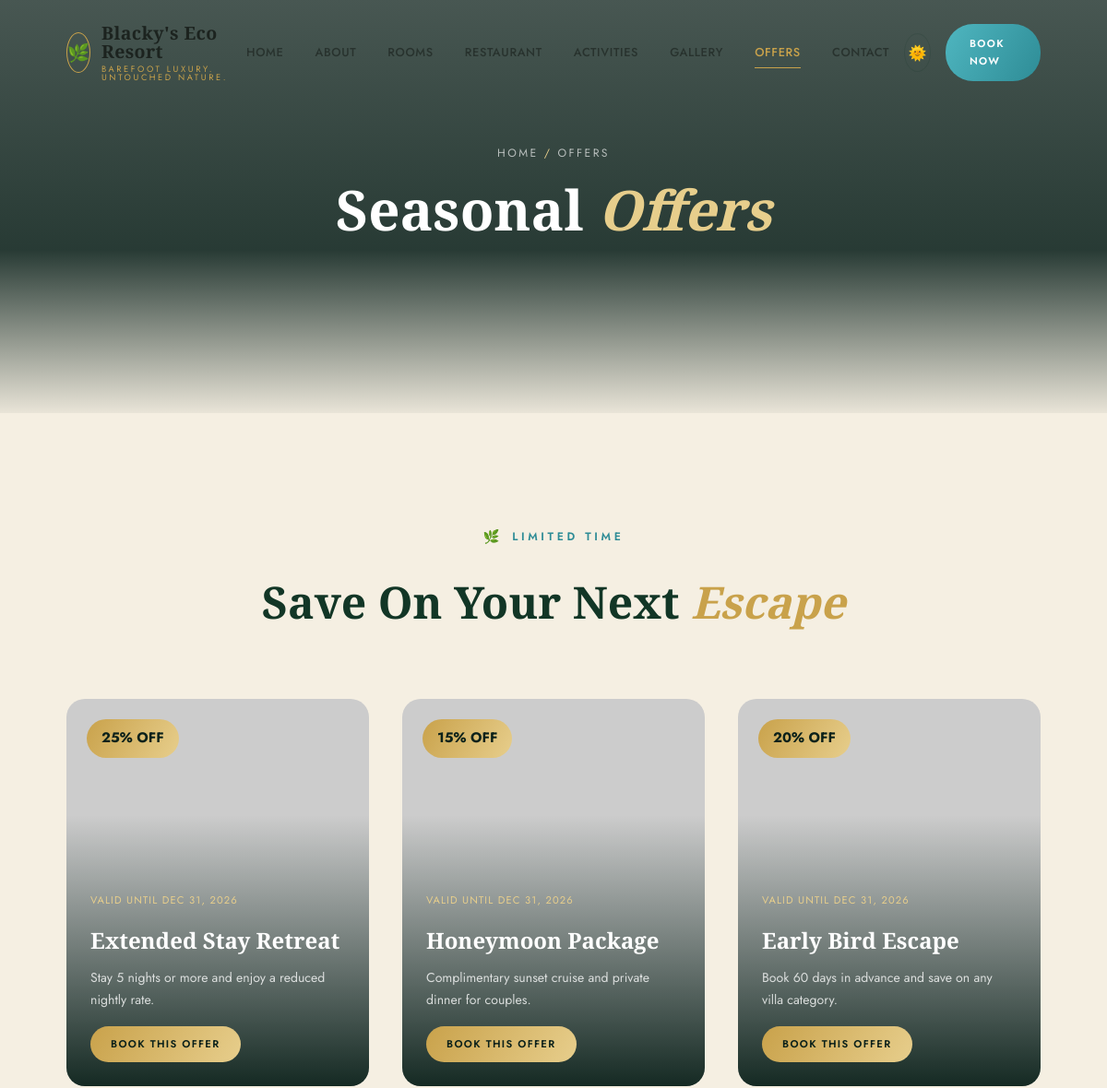
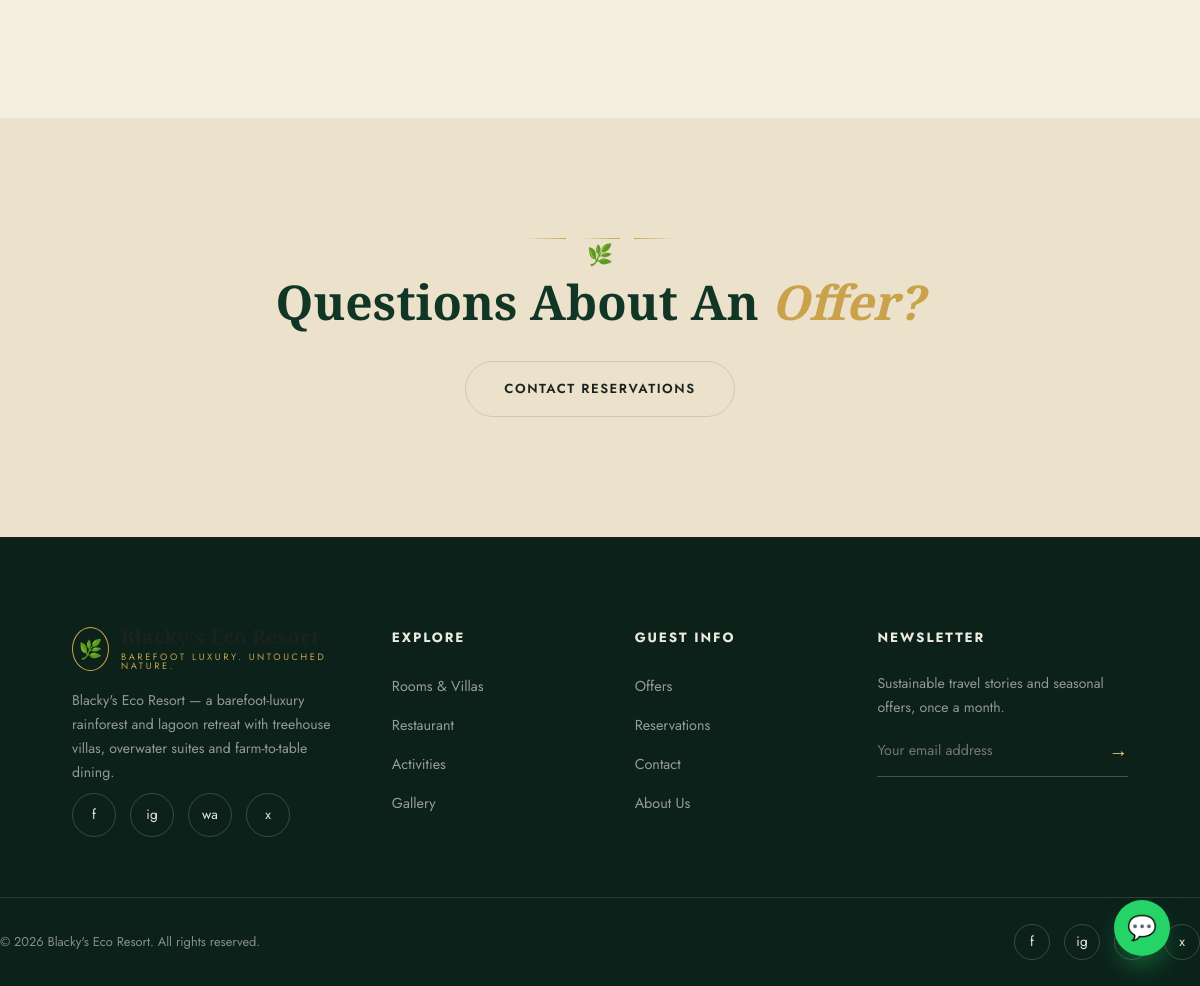
/offers.php, run on the app's committed database (2 pictures, top to bottom).
### tables this page shows
CREATE TABLE settings (
  id INT PRIMARY KEY DEFAULT 1,
  site_name VARCHAR(150) NOT NULL DEFAULT "Blacky's Eco Resort",
  tagline VARCHAR(255) NOT NULL DEFAULT 'Barefoot Luxury. Untouched Nature.',
  phone VARCHAR(40) DEFAULT '+1 555 200 3000',
  whatsapp_number VARCHAR(40) DEFAULT '15552003000',
  email VARCHAR(150) DEFAULT 'stay@blackysecoresort.com',
  address VARCHAR(255) DEFAULT 'Isla Verde Coastal Reserve, Costa Esmeralda',
  logo VARCHAR(255) DEFAULT '',
  hero_video VARCHAR(255) DEFAULT '',
  facebook VARCHAR(255) DEFAULT '#',
  instagram VARCHAR(255) DEFAULT '#',
  twitter VARCHAR(255) DEFAULT '#',
  latitude DECIMAL(10,7) DEFAULT 9.9280900,
  longitude DECIMAL(10,7) DEFAULT -84.0907400,
  currency VARCHAR(5) NOT NULL DEFAULT '$',
  meta_description VARCHAR(300) DEFAULT "Blacky's Eco Resort — a barefoot-luxury rainforest and lagoon retreat with treehouse villas, overwater suites and farm-to-table dining.",
  meta_keywords VARCHAR(300) DEFAULT 'eco resort, luxury resort, treehouse villa, sustainable travel, rainforest resort',
  updated_at DATETIME NOT NULL DEFAULT CURRENT_TIMESTAMP ON UPDATE CURRENT_TIMESTAMP
);

CREATE TABLE offers (
  id INT AUTO_INCREMENT PRIMARY KEY,
  title VARCHAR(150) NOT NULL,
  description TEXT,
  discount_percent DECIMAL(5,2) NOT NULL DEFAULT 0,
  image VARCHAR(255),
  valid_from DATE NOT NULL,
  valid_to DATE NOT NULL,
  status ENUM('active','inactive') NOT NULL DEFAULT 'active',
  created_at DATETIME NOT NULL DEFAULT CURRENT_TIMESTAMP
);

### includes/functions.php (called while the page is built, shortened)
<?php
function e(?string $value): string
{
    return htmlspecialchars((string)$value, ENT_QUOTES, 'UTF-8');
}
function get_settings(): array
{
    static $settings = null;
    if ($settings === null) {
        $pdo = get_pdo();
        $stmt = $pdo->query('SELECT * FROM settings WHERE id = 1 LIMIT 1');
        $settings = $stmt->fetch() ?: [];
    }
    return $settings;
}
function resolve_image(?string $value, string $subfolder): string
{
    if (empty($value)) {
        return 'https://loremflickr.com/700/500/nature,resort';
    }
    if (str_starts_with($value, 'http://') || str_starts_with($value, 'https://')) {
        return $value;
    }
    return UPLOAD_URL . '/' . $subfolder . '/' . $value;
}

### offers.php (the view, shortened to what this page needs)
<?php
require_once __DIR__ . '/includes/functions.php';
$pdo = get_pdo();
$page_key = 'offers';
$offers = $pdo->query("SELECT * FROM offers WHERE status='active' AND valid_to >= CURDATE() ORDER BY id DESC")->fetchAll();
include __DIR__ . '/includes/header.php';
?>
<section class="page-hero">
  <div class="page-hero-bg" style="background-image:url('https://loremflickr.com/1600/900/tropical,sunset,resort');"></div>
  <div class="page-hero-content">
    <div class="breadcrumb">Home <span>/</span> Offers</div>
    <h1>Seasonal <span style="color:var(--gold-light); font-style:italic;">Offers</span></h1>
  </div>
</section>
<section class="section">
  <div class="container">
    <div class="section-head" data-aos="fade-up">
      <div class="eyebrow">Limited Time</div>
      <h2 class="section-title">Save On Your Next <em>Escape</em></h2>
    </div>
    <div class="card-grid">
      <?php foreach ($offers as $offer): ?>
      <div class="offer-card" data-aos="fade-up">
        <img src="<?= e(resolve_image($offer['image'], 'offers')) ?>" alt="<?= e($offer['title']) ?>">
        <span class="offer-badge"><?= (int)$offer['discount_percent'] ?>% OFF</span>
        <div class="offer-content">
          <span class="offer-valid">Valid until <?= e(date('M j, Y', strtotime($offer['valid_to']))) ?></span>
          <h3><?= e($offer['title']) ?></h3>
          <p><?= e($offer['description']) ?></p>
          <a href="booking.php" class="btn btn-gold btn-sm">Book This Offer</a>
        </div>
      </div>
      <?php endforeach; ?>
    </div>
  </div>
</section>
<section class="section section-alt text-center">
  <div class="container" data-aos="zoom-in">
    <div class="leaf-divider"><span></span><span class="leaf-icon">🌿</span><span></span></div>
    <h2 class="section-title">Questions About An <em>Offer?</em></h2>
    <a href="contact.php" class="btn btn-outline">Contact Reservations</a>
  </div>
</section>
<?php include __DIR__ . '/includes/footer.php'; ?>

### includes/header.php (shortened to what this page needs)
<?php
require_once __DIR__ . '/functions.php';
$settings = get_settings();
$site_name = $settings['site_name'] ?? "Blacky's Eco Resort";
$page_key = $page_key ?? '';
?>
<!DOCTYPE html>
<html lang="en">
<head>
<link rel="stylesheet" href="<?= BASE_URL ?>/assets/css/style.css">
<link rel="stylesheet" href="https://cdnjs.cloudflare.com/ajax/libs/aos/2.3.4/aos.css">
<link rel="stylesheet" href="https://cdnjs.cloudflare.com/ajax/libs/Swiper/11.0.5/swiper-bundle.min.css">
</head>
<body data-currency="<?= e($settings['currency'] ?? '$') ?>" data-page="<?= e($page_key) ?>">
<header class="navbar">
  <div class="container nav-inner">
    <a href="index.php" class="brand">
      <span class="brand-mark">🌿</span>
      <span class="brand-text"><b><?= e($site_name) ?></b><span><?= e($settings['tagline'] ?? '') ?></span></span>
    </a>
    <nav class="nav-links" aria-label="Primary">
      <a href="index.php" class="<?= $page_key === 'home' ? 'active' : '' ?>">Home</a>
      <a href="about.php" class="<?= $page_key === 'about' ? 'active' : '' ?>">About</a>
      <a href="rooms.php" class="<?= $page_key === 'rooms' ? 'active' : '' ?>">Rooms</a>
      <a href="restaurant.php" class="<?= $page_key === 'restaurant' ? 'active' : '' ?>">Restaurant</a>
      <a href="activities.php" class="<?= $page_key === 'activities' ? 'active' : '' ?>">Activities</a>
      <a href="gallery.php" class="<?= $page_key === 'gallery' ? 'active' : '' ?>">Gallery</a>
      <a href="offers.php" class="<?= $page_key === 'offers' ? 'active' : '' ?>">Offers</a>
      <a href="contact.php" class="<?= $page_key === 'contact' ? 'active' : '' ?>">Contact</a>
    </nav>
    <div class="nav-cta">
      <button class="theme-toggle" aria-label="Toggle dark mode">
        <span class="icon-light">🌞</span><span class="icon-dark">🌙</span>
      </button>
      <a href="booking.php" class="btn btn-water">Book Now</a>
    </div>
  </div>
</header>

### includes/footer.php (shortened to what this page needs)
<?php
$settings = get_settings();
$site_name = $settings['site_name'] ?? "Blacky's Eco Resort";
$wa_number = preg_replace('/\D/', '', $settings['whatsapp_number'] ?? '');
$wa_message = rawurlencode("Hello! I'd like to know more about a stay at " . $site_name . ".");
?>
  <footer class="footer">
    <div class="container footer-grid">
      <div class="footer-brand">
        <div class="brand">
          <span class="brand-mark">🌿</span>
          <span class="brand-text"><b><?= e($site_name) ?></b><span><?= e($settings['tagline'] ?? '') ?></span></span>
        </div>
        <p><?= e($settings['meta_description'] ?? '') ?></p>
        <div class="social-row">
          <a href="<?= e($settings['facebook'] ?? '#') ?>" class="social-icon" aria-label="Facebook">f</a>
          <a href="<?= e($settings['instagram'] ?? '#') ?>" class="social-icon" aria-label="Instagram">ig</a>
          <a href="https://wa.me/<?= e($wa_number) ?>" class="social-icon" aria-label="WhatsApp">wa</a>
          <a href="<?= e($settings['twitter'] ?? '#') ?>" class="social-icon" aria-label="X">x</a>
        </div>
      </div>
      <div>
        <h5>Explore</h5>
        <ul class="footer-links">
          <li><a href="rooms.php">Rooms &amp; Villas</a></li>
          <li><a href="restaurant.php">Restaurant</a></li>
          <li><a href="activities.php">Activities</a></li>
          <li><a href="gallery.php">Gallery</a></li>
        </ul>
      </div>
      <div>
        <h5>Guest Info</h5>
        <ul class="footer-links">
          <li><a href="offers.php">Offers</a></li>
          <li><a href="booking.php">Reservations</a></li>
          <li><a href="contact.php">Contact</a></li>
          <li><a href="about.php">About Us</a></li>
        </ul>
      </div>
      <div>
        <h5>Newsletter</h5>
        <p style="color:rgba(237,234,224,.6); font-size:.88rem; margin-bottom:14px;">Sustainable travel stories and seasonal offers, once a month.</p>
        <form class="newsletter-form">
          <input type="email" placeholder="Your email address" required>
          <button type="submit" aria-label="Subscribe">→</button>
        </form>
      </div>
    </div>
    <div class="container footer-bottom">
      <span>© <?= date('Y') ?> <?= e($site_name) ?>. All rights reserved.</span>
      <div class="social-row">
        <a href="<?= e($settings['facebook'] ?? '#') ?>" class="social-icon" aria-label="Facebook">f</a>
        <a href="<?= e($settings['instagram'] ?? '#') ?>" class="social-icon" aria-label="Instagram">ig</a>
        <a href="https://wa.me/<?= e($wa_number) ?>" class="social-icon" aria-label="WhatsApp">wa</a>
        <a href="<?= e($settings['twitter'] ?? '#') ?>" class="social-icon" aria-label="X">x</a>
      </div>
    </div>
  </footer>
  <a class="whatsapp-float" href="https://wa.me/<?= e($wa_number) ?>?text=<?= $wa_message ?>" target="_blank" rel="noopener" aria-label="Chat on WhatsApp">💬</a>
</body>
</html>

### data on the page
settings: site_name "Blacky's Eco Resort", tagline "BAREFOOT LUXURY. UNTOUCHED NATURE.", meta_description "Blacky's Eco Resort — a barefoot-luxury rainforest and lagoon retreat with treehouse villas, overwater suites and farm-to-table dining."
offers: discount_percent "25", valid_to "DEC 31, 2026", title "Extended Stay Retreat", description "Stay 5 nights or more and enjoy a reduced nightly rate."
offers: discount_percent "15", valid_to "DEC 31, 2026", title "Honeymoon Package", description "Complimentary sunset cruise and private dinner for couples."
offers: discount_percent "20", valid_to "DEC 31, 2026", title "Early Bird Escape", description "Book 60 days in advance and save on any villa category."
